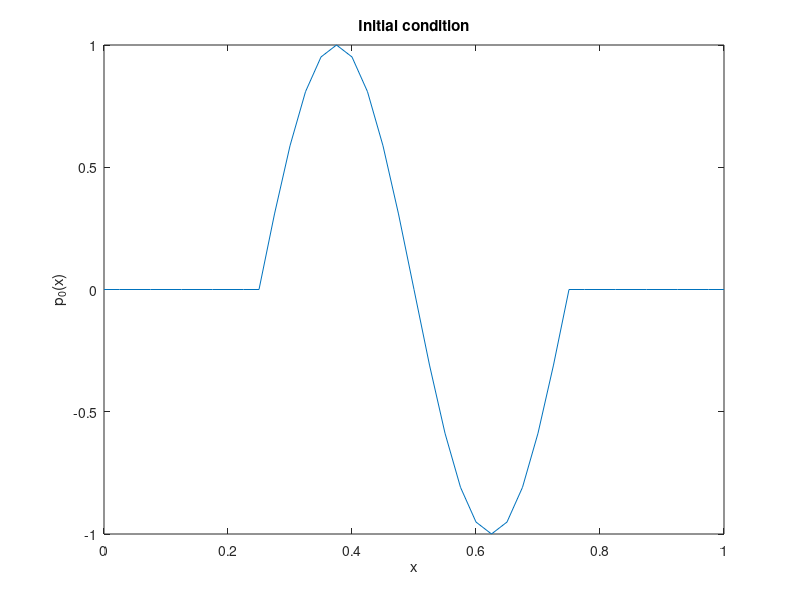

The MATLAB script that drew this image:
% Function declaration of initial condiiton for task 2e)
uex = @(x) -sin(4*pi*mod(x,1)).*(mod(x,1)>=1/4).*(mod(x,1)<=3/4);

% Plot initial condition to check that it is correct
jmax = 41;
x = linspace(0,1,jmax);
plot(x,uex(x))
title('Initial condition')
xlabel('x')
ylabel('p_0(x)')
